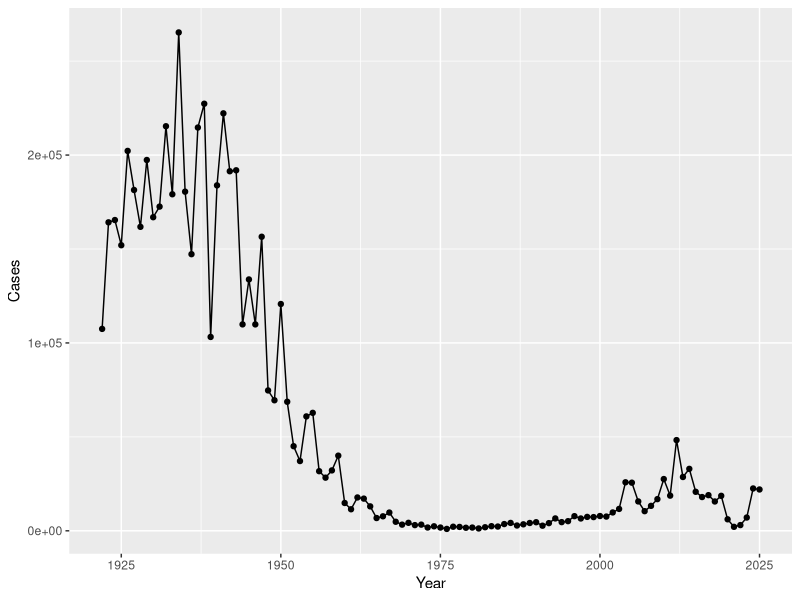
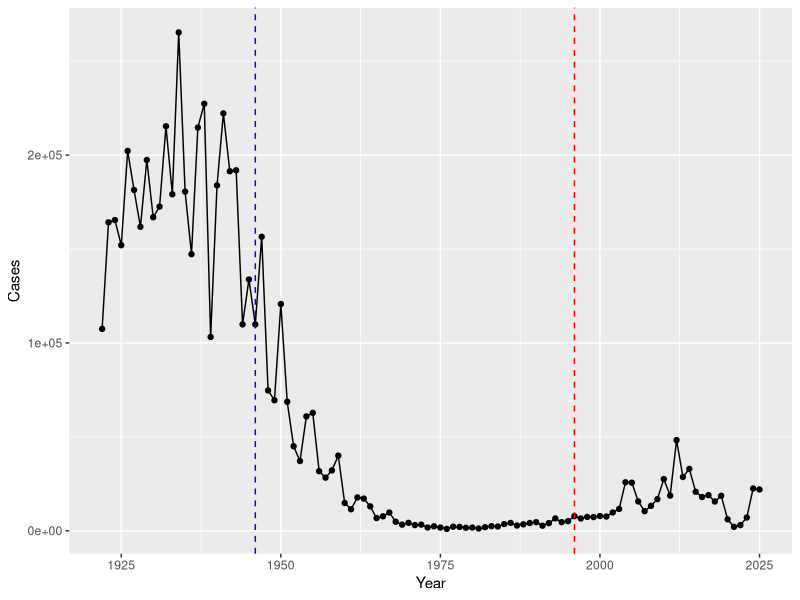

Recreate these plots in R, in order. (Note: this script raises an error after producing the figures.)
## ---- chunk 1
cdc <- data.frame(
        Year = c(1922L,1923L,1924L,1925L,1926L,1927L,1928L,1929L,1930L,1931L,
                 1932L,1933L,1934L,1935L,1936L,1937L,1938L,1939L,1940L,1941L,1942L,
                 1943L,1944L,1945L,1946L,1947L,1948L,1949L,1950L,1951L,1952L,
                 1953L,1954L,1955L,1956L,1957L,1958L,1959L,1960L,1961L,1962L,1963L,
                 1964L,1965L,1966L,1967L,1968L,1969L,1970L,1971L,1972L,1973L,1974L,
                 1975L,1976L,1977L,1978L,1979L,1980L,1981L,1982L,1983L,1984L,1985L,
                 1986L,1987L,1988L,1989L,1990L,1991L,1992L,1993L,1994L,1995L,1996L,
                 1997L,1998L,1999L,2000L,2001L,2002L,2003L,2004L,2005L,2006L,2007L,
                 2008L,2009L,2010L,2011L,2012L,2013L,2014L,2015L,2016L,2017L,2018L,
                 2019L,2020L,2021L,2022L,2023L,2024L,2025L),
        Cases = c(107473,164191,165418,152003,202210,181411,161799,197371,
                  166914,172559,215343,179135,265269,180518,147237,214652,227319,103188,
                  183866,222202,191383,191890,109873,133792,109860,156517,74715,69479,
                  120718,68687,45030,37129,60886,62786,31732,28295,32148,40005,
                  14809,11468,17749,17135,13005,6799,7717,9718,4810,3285,4249,3036,
                  3287,1759,2402,1738,1010,2177,2063,1623,1730,1248,1895,2463,2276,
                  3589,4195,2823,3450,4157,4570,2719,4083,6586,4617,5137,7796,6564,
                  7405,7298,7867,7580,9771,11647,25827,25616,15632,10454,13278,
                  16858,27550,18719,48277,28639,32971,20762,17972,18975,15609,18617,
                  6124,2116,3044,7063,22538,21996)
       )
## ---- chunk 2
library(tidyverse)
## ---- chunk 3
plot <- ggplot(cdc, aes(Year, Cases)) +
  geom_point() +
  geom_line()

plot
## ---- chunk 4
plot +
  geom_vline(xintercept = 1946, col = "blue", lty = 2) +
  geom_vline(xintercept = 1996, col = "red", lty = 2)
## ---- chunk 5
library(jsonlite)
## ---- chunk 6
subject <- read_json("https://www.cmi-pb.org/api/v5_1/subject", simplifyVector = TRUE)
## ---- chunk 7
table(subject$infancy_vac)
## ---- chunk 8
table(subject$biological_sex)
## ---- chunk 9
table(subject$race, subject$biological_sex)
## ---- chunk 10
specimen <- read_json("https://www.cmi-pb.org/api/v5_1/specimen", simplifyVector = TRUE)
ab_titer <- read_json("https://www.cmi-pb.org/api/v5_1/plasma_ab_titer", simplifyVector = TRUE)
## ---- chunk 11
head(specimen)
## ---- chunk 12
head(ab_titer)
## ---- chunk 13
meta <- inner_join(subject, specimen)
head(meta)
## ---- chunk 14
abdata <- inner_join(ab_titer, meta)
head(abdata)
## ---- chunk 15
table(abdata$isotype)
## ---- chunk 16
table(abdata$antigen)
## ---- chunk 17
igg <- abdata |>
  filter(isotype == "IgG")

head(igg)
## ---- chunk 18
ggplot(igg, aes(MFI_normalised, antigen)) +
  geom_boxplot()
## ---- chunk 19
ggplot(igg, aes(MFI_normalised, antigen, col = infancy_vac)) +
  geom_boxplot()
## ---- chunk 20
ggplot(igg, aes(MFI_normalised, antigen)) +
  geom_boxplot() +
  facet_wrap(~infancy_vac)
## ---- chunk 21
ggplot(igg, aes(MFI_normalised, antigen, col = infancy_vac)) +
  geom_boxplot() +
  facet_wrap(~visit)
## ---- chunk 22
abdata.21 <- abdata |>
  filter(dataset == "2021_dataset")

abdata.21 |>
  filter(isotype == "IgG",
         antigen == "PT") |>
  ggplot(aes(planned_day_relative_to_boost, MFI_normalised, col = infancy_vac, group = subject_id)) +
  geom_point() +
  geom_line() +
  geom_smooth(method = "loess", aes(group = infancy_vac)) +
  geom_vline(xintercept = 0, lty = 2) +
  geom_vline(xintercept = 14, lty = 2) +
  labs(title = "2021 dataset IgG PT",
       subtitle = "Dashed lines indicate day 0 (pre-boost) and day 14 (apparent peak levels)")
